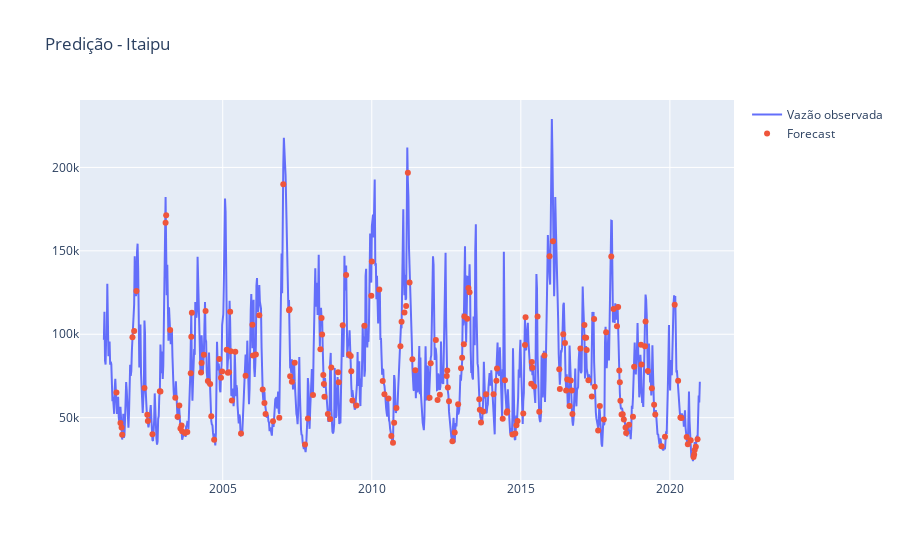

The code cell stored with this chart in its notebook:
### Code cell
fig = go.Figure()

fig.add_trace(
    go.Scatter(
        x=df_ts.index,
        y=df_ts.vazao_itaipu.values, # vazão observada
        mode='lines',
        name='Vazão observada',
    )
)

fig.add_trace(
    go.Scatter(
        x=y_test[:,0],
        y=y_pred.ravel(), # vazão prevista
        mode='markers',
        name='Forecast',
    )
)

fig.update_layout(title=f'Predição - Itaipu')

fig.write_image(f"{dir_figures}/history_measured_vs_predicted_plot.png", width=1400, scale=1)

fig.show()

### Figure 1 — Plotly figure (JSON) as saved in the notebook; plotly's stock layout.template omitted (floating-point values rounded to 4 significant figures; data arrays with more than 128 entries replaced by an {"elided": "..."} marker saying what was removed)
{"data": [{"mode": "lines", "name": "Vazão observada", "type": "scatter", "x": {"elided": "1047 str values"}, "y": {"elided": "1047 float values"}}, {"mode": "markers", "name": "Forecast", "type": "scatter", "x": {"elided": "209 str values"}, "y": {"elided": "209 float values"}}], "layout": {"title": {"text": "Predição - Itaipu"}}}
